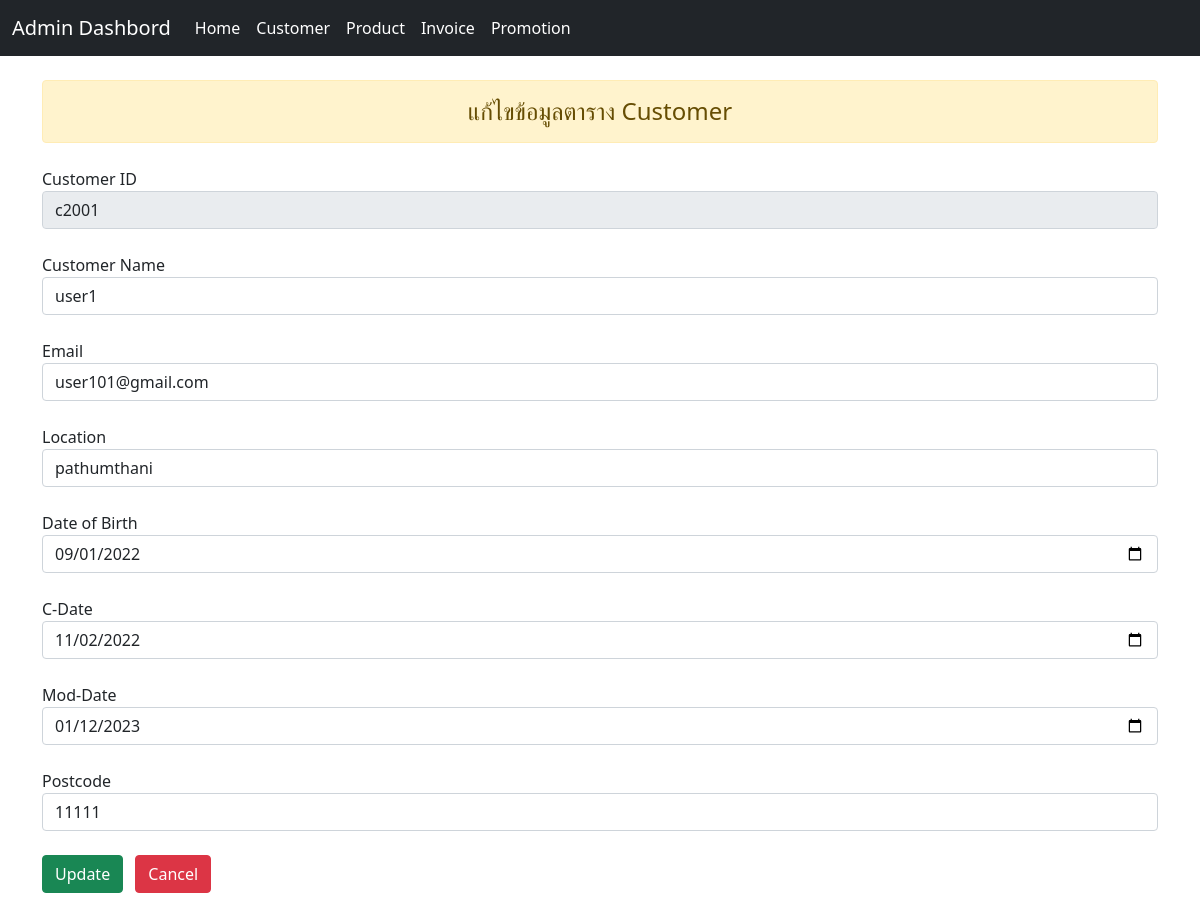
The app's page /admin/edite_cus.php?id=c2001 with its own data.
### tables this page shows
CREATE TABLE `customer` (
  `customer_id` varchar(255) NOT NULL,
  `customer_name` varchar(255) NOT NULL,
  `email` varchar(255) NOT NULL,
  `location` varchar(255) NOT NULL,
  `date_of_birth` date NOT NULL,
  `c_date` date NOT NULL,
  `mod_date` date NOT NULL,
  `postcode` int(10) NOT NULL
);

### admin/edite_cus.php (the view, shortened to what this page needs)
<?php
    include 'conndb.php';
    $id = $_GET['id'];
    $sql = "SELECT * FROM Customer WHERE customer_id='$id' ";
    $result = mysqli_query($conn, $sql);
    $row = mysqli_fetch_array($result);
?>
<!DOCTYPE html>
<html lang="en">
<head>
    <link rel="stylesheet" href="../bootstrap/css/bootstrap.min.css">
</head>
<body>
    <?php include 'navbar.php'?>
    <div class="container">
        <div class="h4 text-center alert alert-warning mb-4 mt-4" role="alert">
            แก้ไขข้อมูลตาราง Customer
        </div>
        <form action="update_cus.php" method="POST">
            <label for="">Customer ID</label>
            <input class="form-control mb-4" type="text" name="customer_id" value="<?=$row['customer_id']?>" readonly>
            <label for="">Customer Name</label>
            <input class="form-control mb-4" type="text" name="customer_name" value="<?=$row['customer_name']?>">
            <label for="">Email</label>
            <input class="form-control mb-4" type="email" name="email" value="<?=$row['email']?>">
            <label for="">Location</label>
            <input class="form-control mb-4" type="text" name="location" value="<?=$row['location']?>">
            <label for="">Date of Birth</label>
            <input class="form-control mb-4" type="date" name="date_of_birth" value="<?=$row['date_of_birth']?>">
            <label for="">C-Date</label>
            <input class="form-control mb-4" type="date" name="c_date" value="<?=$row['c_date']?>">
            <label for="">Mod-Date</label>
            <input class="form-control mb-4" type="date" name="mod_date" value="<?=$row['mod_date']?>">
            <label for="">Postcode</label>
            <input class="form-control" type="text" name="postcode" value="<?=$row['postcode']?>">
            <button type="submit" class="btn btn-success mt-4 mb-4">Update</button>
            <button type="submit" class="btn btn-danger ms-2">
                <a class="text-white text-decoration-none" href="customer.php">Cancel</a>
            </button>
        </form>
    </div>
</body>
</html>

### records on screen
customer: customer_id "c2001", customer_name "user1", email "user101@gmail.com", location "pathumthani", date_of_birth "09/01/2022", c_date "11/02/2022", mod_date "01/12/2023", postcode "11111"
